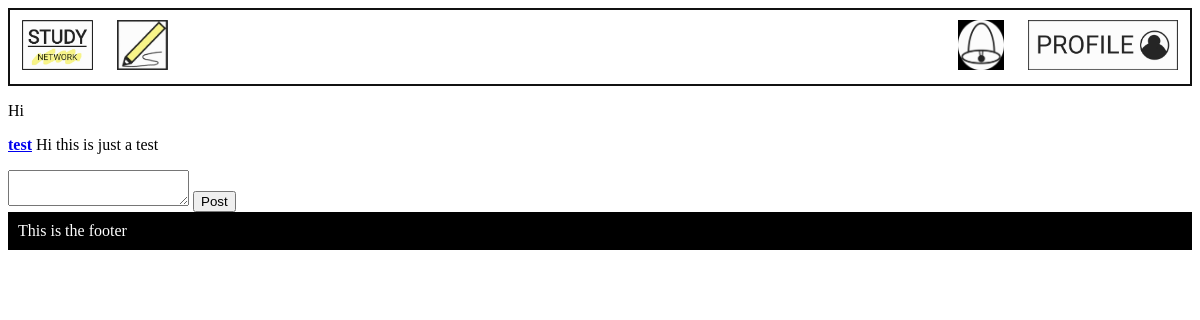
/comment/55 (signed in), run on an earlier commit of the app's database.
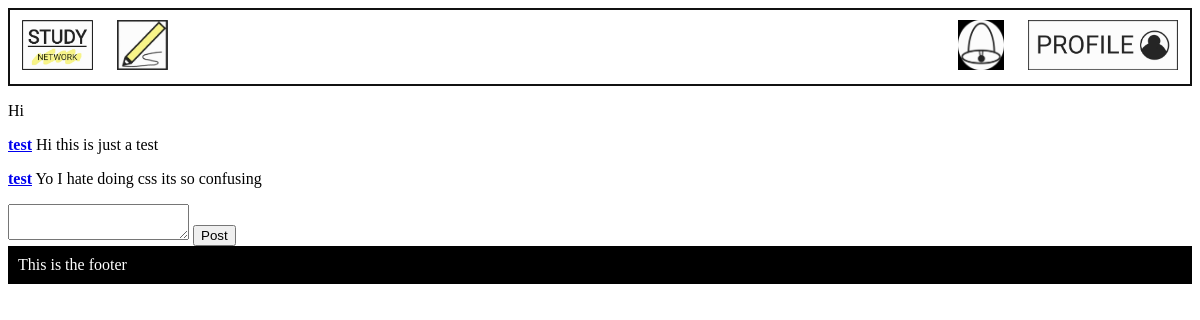
And on a later commit of the database.
### models.py (models this page shows)
class Comment(db.Model):
    __tablename__ = 'Comment'
    id = db.Column(db.Integer, primary_key=True)
    Post_id = db.Column(db.Integer, db.ForeignKey('Post.id'), nullable = False)
    User_id = db.Column(db.Integer, db.ForeignKey('User.id'), nullable = False)
    comment = db.Column(db.Text, nullable = False)
    user = db.relationship('Post', back_populates='posts')
    post = db.relationship('User', back_populates='users')

class User(db.Model):
    __tablename__ = 'User'
    id = db.Column(db.Integer, primary_key=True)
    username = db.Column(db.Text)
    email = db.Column(db.Text)
    password = db.Column(db.Text)
    user_post = db.relationship('Post', back_populates='post_user')
    notifications_user = db.relationship('Notification', back_populates='users_notification')
    users = db.relationship('Comment', back_populates='post')

### main.py (the view, shortened to what this page needs)
@app.route('/comment/<int:id>', methods=['GET', 'POST'])
def comment(id):
    form = Comment()
    post_info = db.session.query(models.Post).filter_by(id = id).first()
    user_info = db.session.query(models.User).filter_by(id = session['logged_in_user']).first()
    comments = db.session.query(models.Comment).filter_by(Post_id = id).all()
    if g.logged_in_user == None:
        return redirect(url_for('user'))
    elif request.method == 'GET':# display all the comments in the post
        if comments == Null:
            return render_template('comment.html', form=form, post_info=post_info)
        else:
            return render_template('comment.html', form=form, comments=comments, post_info=post_info)

### forms.py
class Comment(FlaskForm):
    comment = TextAreaField('Write your comment or reply here', validators=[DataRequired()])

### main.py (called while the page is built)
@app.before_request
def before_request():
    g.logged_in_user = None
    if 'logged_in_user' in session:
        g.logged_in_user = session['logged_in_user']

### templates/comment.html (shortened to what this page needs)
{% extends 'layout.html' %}
{% block content %}
<p>{{ post_info.discussion }}</p>
{% for comment in comments %}
    <p><a href="/profile/{{comment.post.id}}"><strong>{{comment.post.username}}</strong></a> {{ comment.comment }}</p>
{% endfor %}
<form method="POST" enctype="multipart/form-data">
    {{ form.comment }}
    <input type="submit" value="Post">
</form>
{% endblock %}

What changed in the data, as far as the page shows it:
added Comment: post.username "test", comment "Yo I hate doing css its so confusing"
